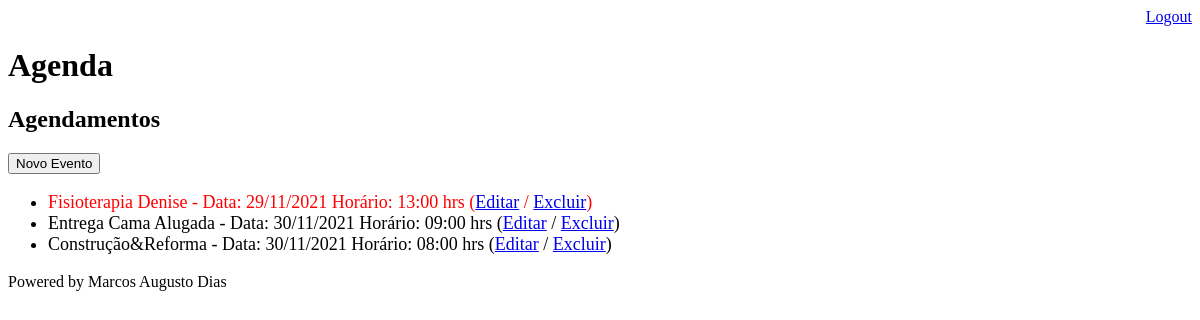
Page /agenda/ (signed in) on the earlier database version.
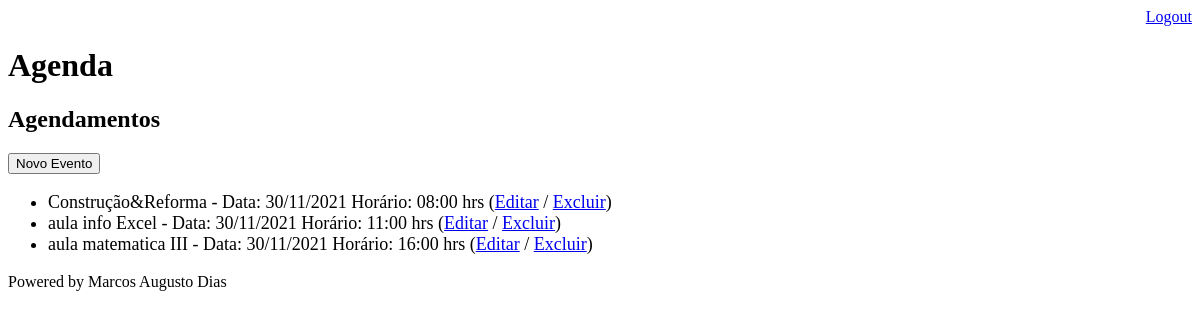
Same page on the later database version.
### core/models.py (models this page shows, shortened)
class Evento(models.Model):
    titulo = models.CharField(max_length=100)
    descricao = models.TextField(blank=True, null=True)
    data_evento = models.DateTimeField(verbose_name="Data do Evento")
    data_criacao = models.DateTimeField(auto_now=True)
    usuario = models.ForeignKey(User, on_delete=models.CASCADE)
    class Meta:
        db_table = 'evento'
    def get_data_evento(self):
        return self.data_evento.strftime('Data: ' + '%d/%m/%Y' + ' Horário: ' + '%H:%M hrs')
    def get_evento_atrasado(self):
        if self.data_evento < datetime.now():
            return True
        else:
            return False

### core/views.py (the view)
# urls.py: path('agenda/',views.lista_eventos),
@login_required(login_url='/login/')
def lista_eventos(request):
    usuario = request.user
    data_atual = datetime.now() - timedelta(hours=1)
    evento = Evento.objects.filter(usuario=usuario)#,
    dados = {'eventos':evento}
    return render(request, 'agenda.html', dados)

### templates/agenda.html
{% extends "model-page.html" %}
{% block content %}
    <h2>Agendamentos</h2>
    <a href="evento/">
        <button type="button">Novo Evento</button>
    </a>
    <ul style="font-size: 18px">
        {% for evento in eventos%}
            <li>
                <div style={% if evento.get_evento_atrasado %}
                                "color:red"
                            {% endif %}>
                    {{evento.titulo}} - {{evento.get_data_evento}}
                    (<a href="evento/?id={{ evento.id }}">Editar</a>
                    / <a href="evento/delete/{{ evento.id }}/">Excluir</a>)
                </div>
            </li>
        {% endfor %}
    </ul>
{% endblock %}

### templates/model-page.html
<!DOCTYPE html>
<html lang="en">
<head>
    {% include "model-header.html" %}
</head>
<body>
    {% block content %} {% endblock %}
    {% include "model-footer.html" %}
</body>
</html>

### templates/model-header.html (shortened to what this page needs)
    <div align="right">
        <a href="/logout">Logout</a>
    </div>
    <h1>Agenda</h1>

### templates/model-footer.html
<p>Powered by Marcos Augusto Dias</p>

Differences in the rows shown:
removed Evento: titulo "Fisioterapia Denise", get_data_evento "Data: 29/11/2021 Horário: 13:00 hrs"
removed Evento: titulo "Entrega Cama Alugada", get_data_evento "Data: 30/11/2021 Horário: 09:00 hrs"
added Evento: titulo "aula info Excel", get_data_evento "Data: 30/11/2021 Horário: 11:00 hrs"
added Evento: titulo "aula matematica III", get_data_evento "Data: 30/11/2021 Horário: 16:00 hrs"
